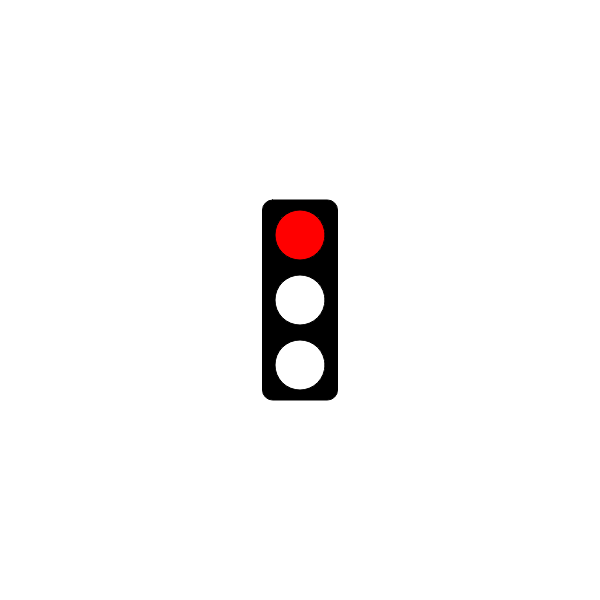
Frame 1 (no input)
Frame 60 (no input): identical to frame 1, image omitted
Frame 120 (the mouse pressed at the canvas centre since frame 60): identical to frame 1, image omitted

The p5.js sketch that drew this single still picture (run headless with seeded random() and noise() and a simulated clock; from frame 60 on, the mouse is pressed at the canvas centre):

// p5.js sketch
// ── sketch.js
// Traffic Light Starter Code
// Your Name Here
// The Date Here

// GOAL: make a 'traffic light' simulator. For now, just have the light
// changing according to time. You may want to investigate the millis()
// function at https://p5js.org/reference/#/p5/millis

let lightcolor = "red";
let lastSwitch = 0;
let redDuration = 4000;
let greenDuration = 4000;
let yellowDuration = 2000;

function setup() {
  createCanvas(600, 600);
}

function draw() {
  background(255);
  updatedLight();
  drawOutlineOfLights();
  showCorrectLight();

}

function updatedLight(){
  if ((lightcolor === "red") && millis() > lastSwitch + redDuration){
    lightcolor = "green";
    lastSwitch = millis();
  }
  else if (lightcolor === "green" && millis() > lastSwitch + greenDuration){
    lightcolor = "yellow";
    lastSwitch = millis();
  }
  else if (lightcolor === "yellow" && millis() > lastSwitch + yellowDuration){
    lightcolor = "red";
    lastSwitch = millis();
  }
}

function drawOutlineOfLights() {
  //box
  rectMode(CENTER);
  fill(0);
  rect(width/2, height/2, 75, 200, 10);

  //lights
  fill(255);
  ellipse(width/2, height/2 - 65, 50, 50); //top
  ellipse(width/2, height/2, 50, 50); //middle
  ellipse(width/2, height/2 + 65, 50, 50); //bottom
}

function showCorrectLight() {
  if (lightcolor === "red"){
    fill("red");
    ellipse(width/2, height/2 - 65, 50, 50); //top
}
  else if (lightcolor === "yellow"){
    fill("yellow");
    ellipse(width/2, height/2, 50, 50); //middle
}
  else if (lightcolor === "green"){
    fill("green");
    ellipse(width/2, height/2 + 65, 50, 50); //bottom
}
}
